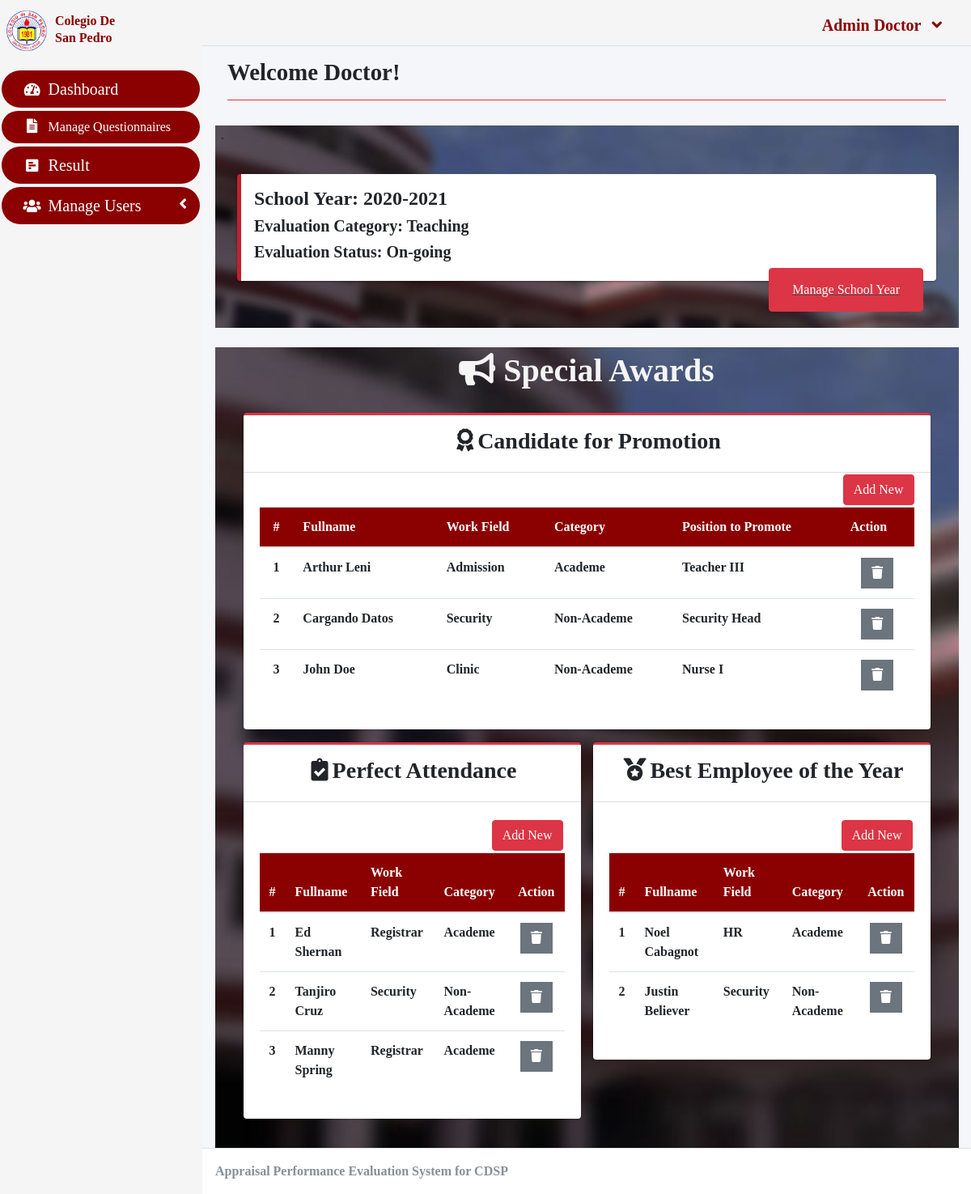
The page / (signed in) on the database its author committed.
### tables this page shows
CREATE TABLE `promotion_list` (
  `id` int(30) NOT NULL,
  `fullname` text NOT NULL,
  `workfield` text NOT NULL,
  `semester` text NOT NULL,
  `position` varchar(255) NOT NULL,
  `is_default` tinyint(1) NOT NULL DEFAULT 0,
  `status` int(1) NOT NULL DEFAULT 0 COMMENT '0=Pending,1=Start,2=Closed'
);

CREATE TABLE `attendance_list` (
  `id` int(30) NOT NULL,
  `fullname` text NOT NULL,
  `workfield` text NOT NULL,
  `semester` text NOT NULL,
  `is_default` tinyint(1) NOT NULL DEFAULT 0,
  `status` int(1) NOT NULL DEFAULT 0 COMMENT '0=Pending,1=Start,2=Closed'
);

CREATE TABLE `awardee_list` (
  `id` int(30) NOT NULL,
  `fullname` text NOT NULL,
  `workfield` text NOT NULL,
  `semester` text NOT NULL,
  `is_default` tinyint(1) NOT NULL DEFAULT 0,
  `status` int(1) NOT NULL DEFAULT 0 COMMENT '0=Pending,1=Start,2=Closed'
);

### admin/home.php (the view, shortened to what this page needs)
<?php include('db_connect.php'); ?>
<?php
$astat = array("Not Yet Started","On-going","Closed");
 ?>
<div class="content-header">
      <div class="container-fluid">
        <div class="row mb-2">
          <div class="col-sm-6">
            <h1><strong> Welcome <?php echo $_SESSION['login_lastname'] ?>! </strong></h1>
          </div>
        </div>
            <hr class="border-danger">
      </div>
    </div>
<div class="container-fluid" id="home">
<p>.</p>
      <div class="card-body">
        <div class="col-md-15">
          <div class="callout callout-danger">
            <h4><b>School Year: <?php echo $_SESSION['academic']['year'] ?> </b></h4>
            <h5><b>Evaluation Category: <?php echo $_SESSION['academic']['semester'] ?></b></h5>
            <h5><b>Evaluation Status: <?php echo $astat[$_SESSION['academic']['status']] ?></b></h5>
            <button type="button" class="btn btn-danger">
            <a  href="./index.php?page=academic_list" class="nav-link nav-academic_list">
              <p id="AY">
                Manage School Year
              </p>
              </a>
            </button>
          </div>
        </div>
	</div>
</div>
<br>
<div class="container-fluid" id="home">
<h1 align="center" id="award"><b><i class="fas fa-bullhorn"></i> Special Awards </b></h1>
		<div class="card-body">
			<div class="container-fluid">
				<div class="row">
					<div class="col-md-12">
						<div class="card card-outline card-danger">
							<div class="card-header" align="center"><h3><b><i class="fas fa-award"></i>Candidate for Promotion</b></h3>
            </div>
            <div class="card-tools">
				<a class="btn btn-danger new_promotion" id="syadd" href="javascript:void(0)"> Add New </a>
							<div class="card-body">
								<form action="" id="manage-promotion">
									<div class="form-group">
										<table class="table ">
				<thead>
					<tr>
						<th class="text-center">#</th>
						<th>Fullname</th>
						<th>Work Field</th>
						<th>Category</th>
						<th>Position to Promote</th>
            			<th>Action</th>
					</tr>
				</thead>
				<tbody>
					<?php
					$i = 1;
					$qry = $conn->query("SELECT * FROM promotion_list order by abs(workfield) desc,abs(semester) desc ");
					while($row= $qry->fetch_assoc()):
					?>
					<tr>
						<th class="text-center"><?php echo $i++ ?></th>
            <td><b><?php echo $row['fullname'] ?></b></td>
						<td><b><?php echo $row['workfield'] ?></b></td>
						<td><b><?php echo $row['semester'] ?></b></td>
						<td><b><?php echo $row['position'] ?></b></td>
						<td class="text-center">
		                    <div class="btn-group">
		                        <button type="button" class="btn btn-secondary btn-flat delete_promotion" data-id="<?php echo $row['id'] ?>">
		                          <i class="fas fa-trash"></i>
		                        </button>
	                      </div>
          </td>
					</tr>
				<?php endwhile; ?>
				</tbody>
			</table>
									</div>
								</form>
							</div>
						</div>
					</div>
          </div>
          <div class="col-md-6">
						<div class="card card-outline card-danger">
							<div class="card-header" align="center"><h3><b><i class="fas fa-clipboard-check"></i>Perfect Attendance</b></h3></div>
							<div class="card-body">
              <div class="card-tools">
				<a class="btn btn-danger new_attendance" id="syawd" href="javascript:void(0)"> Add New </a>
								<form action="" id="manage-criteria">
									<div class="form-group">
										<table class="table ">
				<thead>
					<tr>
						<th class="text-center">#</th>
						<th>Fullname</th>
						<th>Work Field</th>
						<th>Category</th>
            			<th>Action</th>
					</tr>
				</thead>
				<tbody>
					<?php
					$i = 1;
					$qry = $conn->query("SELECT * FROM attendance_list order by abs(workfield) desc,abs(semester) desc ");
					while($row= $qry->fetch_assoc()):
					?>
					<tr>
						<th class="text-center"><?php echo $i++ ?></th>
            <td><b><?php echo $row['fullname'] ?></b></td>
						<td><b><?php echo $row['workfield'] ?></b></td>
						<td><b><?php echo $row['semester'] ?></b></td>
						<td class="text-center">
		                    <div class="btn-group">
		                        <button type="button" class="btn btn-secondary btn-flat delete_attendance" data-id="<?php echo $row['id'] ?>">
		                          <i class="fas fa-trash"></i>
		                        </button>
	                      </div>
						</td>
					</tr>
				<?php endwhile; ?>
				</tbody>
			</table>
									</div>
								</form>
							</div>
						</div>
					</div>
          </div>
          <div class="col-md-6">
						<div class="card card-outline card-danger">
							<div class="card-header" align="center"><h3><b><i class="fas fa-medal"></i>Best Employee of the Year</b></h3></div>
							<div class="card-body">
				<a class="btn btn-danger new_award" id="syawd" href="javascript:void(0)"> Add New </a>
								<form action="" id="manage-criteria">
									<div class="form-group">
										<table class="table ">
				<thead>
					<tr>
						<th class="text-center">#</th>
						<th>Fullname</th>
						<th>Work Field</th>
						<th>Category</th>
            			<th>Action</th>
					</tr>
				</thead>
				<tbody>
					<?php
					$i = 1;
					$qry = $conn->query("SELECT * FROM awardee_list order by abs(workfield) desc,abs(semester) desc ");
					while($row= $qry->fetch_assoc()):
					?>
					<tr>
						<th class="text-center"><?php echo $i++ ?></th>
            <td><b><?php echo $row['fullname'] ?></b></td>
						<td><b><?php echo $row['workfield'] ?></b></td>
						<td><b><?php echo $row['semester'] ?></b></td>
						<td class="text-center">
		                    <div class="btn-group">
		                        <button type="button" class="btn btn-secondary btn-flat delete_award" data-id="<?php echo $row['id'] ?>">
		                          <i class="fas fa-trash"></i>
		                        </button>
	                      </div>
						</td>
					</tr>
				<?php endwhile; ?>
				</tbody>
			</table>
									</div>
								</form>
							</div>
						</div>
					</div>
          </div>
      </div>
</div>

### index.php (shortened to what this page needs)
<!DOCTYPE html>
<html lang="en">
<?php
	include 'header.php'
?>
<body class="hold-transition sidebar-mini layout-fixed layout-navbar-fixed layout-footer-fixed">
<div class="wrapper">
  <?php include 'topbar.php' ?>
  <?php include $_SESSION['login_view_folder'].'sidebar.php' ?>
  <div class="content-wrapper">
    <section class="content">
      <div class="container-fluid">
         <?php
            $page = isset($_GET['page']) ? $_GET['page'] : 'home';
            if(!file_exists($_SESSION['login_view_folder'].$page.".php")){
                include '404.html';
            }else{
            include $_SESSION['login_view_folder'].$page.'.php';
            }
          ?>
      </div>
    </section>
  </div>
  <footer class="main-footer">
    <div class="float-left d-none d-sm-inline-block">
      <b><?php echo $_SESSION['system']['name'] ?></b>
    </div>
  </footer>
</div>
</body>
</html>

### header.php (shortened to what this page needs)
<head>
  <link rel="stylesheet" href="assets/plugins/fontawesome-free/css/all.min.css">
  <link rel="stylesheet" href="https://code.ionicframework.com/ionicons/2.0.1/css/ionicons.min.css">
  <link rel="stylesheet" href="assets/plugins/overlayScrollbars/css/OverlayScrollbars.min.css">
  <link rel="stylesheet" href="assets/plugins/datatables-bs4/css/dataTables.bootstrap4.min.css">
  <link rel="stylesheet" href="assets/plugins/datatables-responsive/css/responsive.bootstrap4.min.css">
  <link rel="stylesheet" href="assets/plugins/datatables-buttons/css/buttons.bootstrap4.min.css">
  <link rel="stylesheet" href="assets/plugins/select2/css/select2.min.css">
  <link rel="stylesheet" href="assets/plugins/select2-bootstrap4-theme/select2-bootstrap4.min.css">
  <link rel="stylesheet" href="assets/plugins/sweetalert2-theme-bootstrap-4/bootstrap-4.min.css">
  <link rel="stylesheet" href="assets/plugins/jquery-ui/jquery-ui.min.css">
  <link rel="stylesheet" href="assets/plugins/toastr/toastr.min.css">
  <link rel="stylesheet" href="assets/plugins/dropzone/min/dropzone.min.css">
  <link rel="stylesheet" href="assets/dist/css/jquery.datetimepicker.min.css">
  <link rel="stylesheet" href="assets/plugins/icheck-bootstrap/icheck-bootstrap.min.css">
  <link rel="stylesheet" href="assets/plugins/bootstrap4-toggle/css/bootstrap4-toggle.min.css">
  <link rel="stylesheet" href="assets/dist/css/adminlte.min.css">
  <link rel="stylesheet" href="assets/dist/css/styles.css">
  <link rel="stylesheet" href="assets/plugins/summernote/summernote-bs4.min.css">
</head>

### topbar.php (shortened to what this page needs)
<nav class="main-header navbar navbar-expand navbar-primary navbar-dark ">
  <ul class="navbar-nav ml-auto">
   <li class="nav-item dropdown" id="right">
          <a class="nav-link"  data-toggle="dropdown" aria-expanded="true" href="javascript:void(0)">
            <span>
              <div class="d-felx badge-pill">
              <span><b><?php echo ucwords($_SESSION['login_firstname']) ?></b></span>
                <span><b><?php echo ucwords($_SESSION['login_lastname']) ?></b></span>
                <span class="fa fa-angle-down ml-2"></span>
              </div>
            </span>
          </a>
    </li>
  </ul>
</nav>

### admin/sidebar.php (shortened to what this page needs)
<aside class="main-sidebar">
  <div class="dropdown">
 	<a class="brand-link">
   <img src = "cdsplogo.png">
      <h6 id="tag"><b>Colegio De <br>
      San Pedro</b></h6>
  </a>
  </div>
  <br>
  <div class="sidebar">
    <nav class="mt-2">
      <ul class="nav  nav-sidebar flex-column nav-flat" data-widget="treeview" role="menu" data-accordion="false">
       <li class="nav-item dropdown" id="side">
          <a href="./" class="nav-link nav-home">
            <i class="nav-icon fas fa-tachometer-alt"></i>
            <p id="sb">
              Dashboard
            </p>
          </a>
        </li>
        <li class="nav-item dropdown" id="side">
          <a href="./index.php?page=questionnaire" class="nav-link nav-questionnaire">
            <i class="nav-icon fas fa-file-alt"></i>
            <p id="sbs">
              Manage Questionnaires
            </p>
          </a>
        </li>
        <li class="nav-item dropdown" id="side">
          <a href="./index.php?page=report" class="nav-link nav-report">
          <i class="nav-icon fas fa-poll-h"></i>
            <p id="sb">
             Result
            </p>
          </a>
        </li>
        <li class="nav-item" >
          <a href="#" class="nav-link nav-edit_user" id="side">
            <i class="nav-icon fas fa-users"></i>
            <p id="sb">
              Manage Users
              <i class="right fas fa-angle-left"></i>
            </p>
          </a>
        </li>
      </ul>
    </nav>
  </div>
</aside>

### topbar.php (style rules this page uses)
.main-header { background-color: whitesmoke; }
#right { width: 100%; }
.d-felx { color: darkred; font-size: 20px; }

### admin/sidebar.php (style rules this page uses)
* { font-family: Georgia, 'Times New Roman', Times, serif; }
img { height: 50px; width: 50px; float: left; }
#tag { font-family: 'Courier New', Courier, monospace; color: darkred; padding-left: 60px; padding-top: 3px; }
.main-sidebar { background-color: whitesmoke; }
.brand-link { background-color: whitesmoke; }
#side { font-family: Georgia, 'Times New Roman', Times, serif; background-color: darkred; border-radius: 25px; width: 98%; margin: 2px; color: white; }
a,.nav-icon { color: white; }
#sb { font-size: 20px; }
#sbs { font-size: 16px; }

### admin/home.php (style rules this page uses)
#home { background-image: url("cdsp.jpg"); background-repeat: no-repeat; background-size: cover; }
.btn { float: right; }
#AY { color: white; }
#syadd { margin-right: 20px; margin-bottom: 2px; margin-top: 2px; }
#syawd { margin: 2px; }
thead { background-color: darkred; color: white; }
.fa-award { margin: 5px; }
.fa-clipboard-check { margin: 5px; }
.fa-medal { margin: 5px; }
#award { color: whitesmoke; padding-top: 5px; }

### rows shown on the page
promotion_list: fullname "Arthur Leni", workfield "Admission", semester "Academe", position "Teacher III"
promotion_list: fullname "Cargando Datos", workfield "Security", semester "Non-Academe", position "Security Head"
promotion_list: fullname "John Doe", workfield "Clinic", semester "Non-Academe", position "Nurse I"
attendance_list: fullname "Ed Shernan", workfield "Registrar", semester "Academe"
attendance_list: fullname "Tanjiro Cruz", workfield "Security", semester "Non-Academe"
attendance_list: fullname "Manny Spring", workfield "Registrar", semester "Academe"
awardee_list: fullname "Noel Cabagnot", workfield "HR", semester "Academe"
awardee_list: fullname "Justin Believer", workfield "Security", semester "Non-Academe"

### other values the page prints
$_SESSION['login_firstname'] "Admin"
$_SESSION['login_lastname'] "Doctor"
$_SESSION['academic']['year'] "2020-2021"
$_SESSION['academic']['semester'] "Teaching"
$astat[$_SESSION['academic']['status']] "On-going"
$_SESSION['system']['name'] "Appraisal Performance Evaluation System for CDSP"
